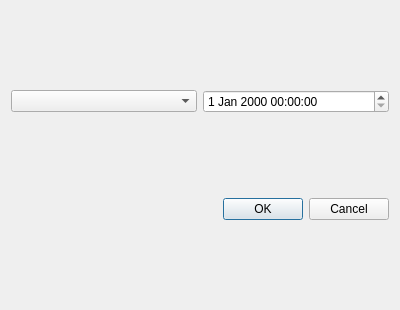
<?xml version="1.0" encoding="UTF-8"?>
<ui version="4.0">
 <class>NewEventInstance</class>
 <widget class="QDialog" name="NewEventInstance">
  <property name="geometry">
   <rect>
    <x>0</x>
    <y>0</y>
    <width>400</width>
    <height>310</height>
   </rect>
  </property>
  <property name="windowTitle">
   <string>New Event</string>
  </property>
  <layout class="QGridLayout" name="gridLayout">
   <item row="0" column="1">
    <widget class="QDateTimeEdit" name="EventDateTime"/>
   </item>
   <item row="3" column="1">
    <widget class="QDialogButtonBox" name="buttonBox">
     <property name="orientation">
      <enum>Qt::Orientation::Horizontal</enum>
     </property>
     <property name="standardButtons">
      <set>QDialogButtonBox::StandardButton::Cancel|QDialogButtonBox::StandardButton::Ok</set>
     </property>
    </widget>
   </item>
   <item row="0" column="0">
    <widget class="QComboBox" name="EventClass">
     <property name="sizePolicy">
      <sizepolicy hsizetype="MinimumExpanding" vsizetype="Fixed">
       <horstretch>0</horstretch>
       <verstretch>0</verstretch>
      </sizepolicy>
     </property>
    </widget>
   </item>
   <item row="2" column="0" colspan="2">
    <layout class="QFormLayout" name="formLayout"/>
   </item>
  </layout>
 </widget>
 <resources/>
 <connections>
  <connection>
   <sender>buttonBox</sender>
   <signal>accepted()</signal>
   <receiver>NewEventInstance</receiver>
   <slot>accept()</slot>
   <hints>
    <hint type="sourcelabel">
     <x>248</x>
     <y>254</y>
    </hint>
    <hint type="destinationlabel">
     <x>157</x>
     <y>274</y>
    </hint>
   </hints>
  </connection>
  <connection>
   <sender>buttonBox</sender>
   <signal>rejected()</signal>
   <receiver>NewEventInstance</receiver>
   <slot>reject()</slot>
   <hints>
    <hint type="sourcelabel">
     <x>316</x>
     <y>260</y>
    </hint>
    <hint type="destinationlabel">
     <x>286</x>
     <y>274</y>
    </hint>
   </hints>
  </connection>
 </connections>
</ui>
